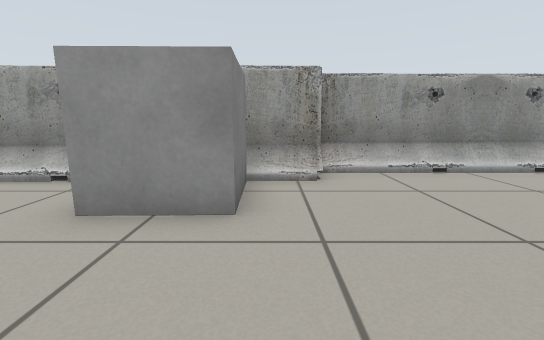
view 1 (above)

12 first-person views from a walk through a world built for the Gazebo simulator. The camera is 0.58 m above the floor, tilts 10° down and sees 90° across. Floor lines are 1 m apart. The floor is counted in squares, 0.5 m on a side. Each view is taken from the middle of a square. On the plan, view 1 faces up. The plan holds only what a view shows up to about 12 squares ahead; the rest is blank. The robots in the file are not drawn.

view 2
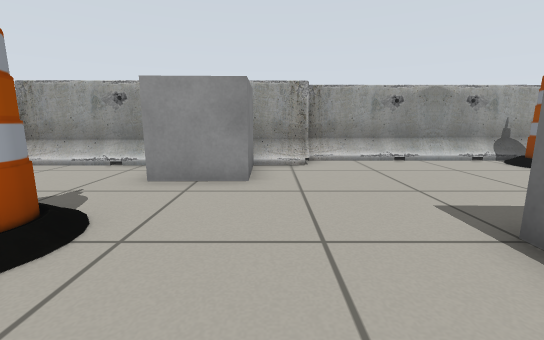

view 3
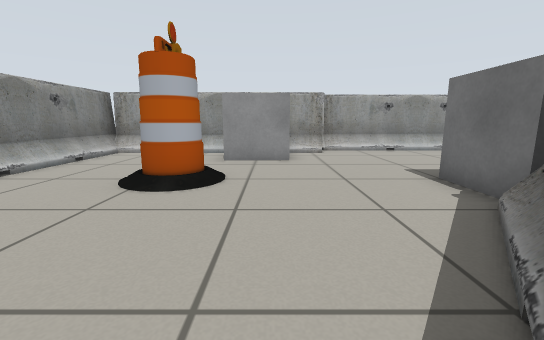

view 4
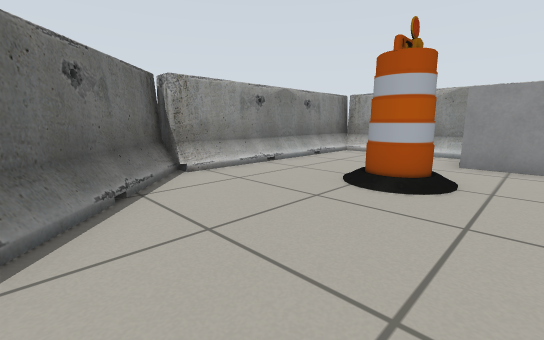

view 5
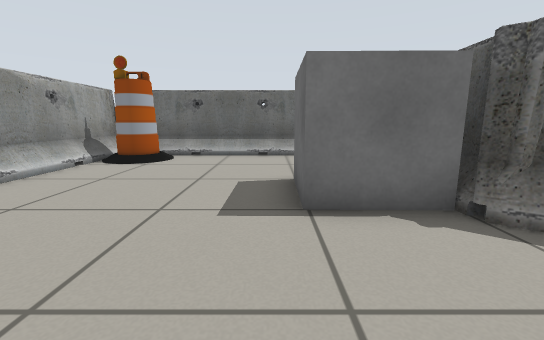

view 6
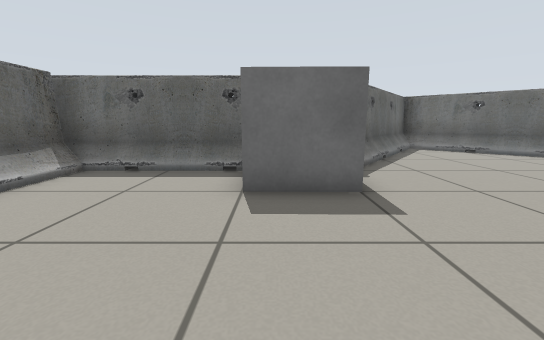

view 7
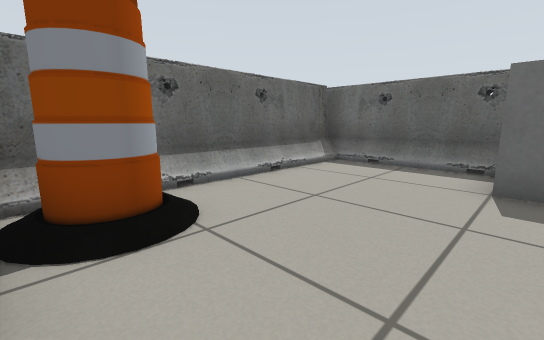

view 8
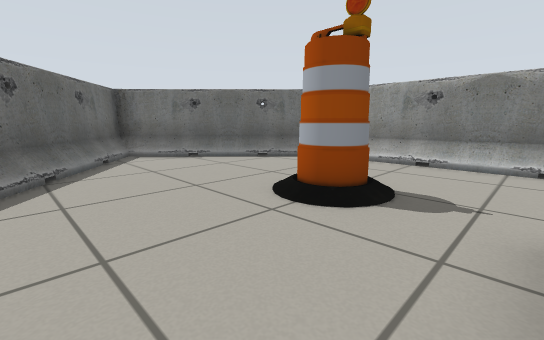

view 9
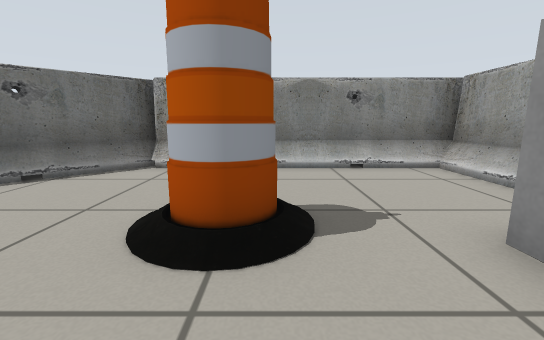

view 10
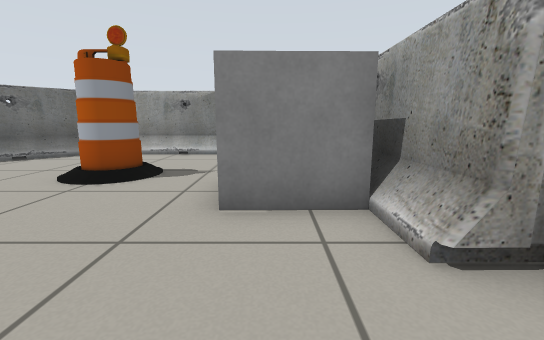

view 11
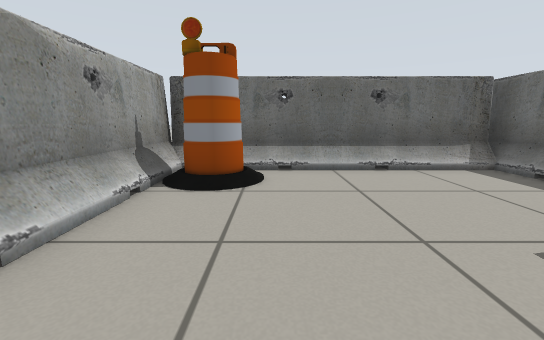

view 12
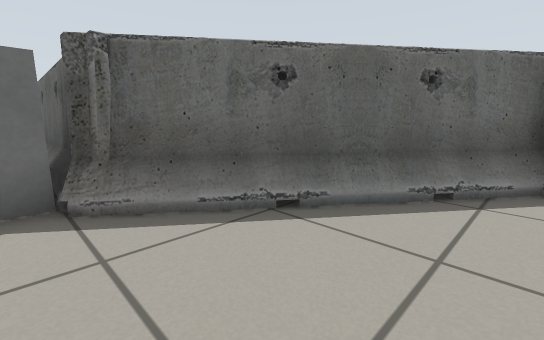

### Floor plan
Key: @ floor where view 1 was taken; . main floor; : floor 0.05 m higher than the main floor; B barrier; G grey box; A barrel.
Columns run from 8 left of view 1 to 10 right of it. Each row starts with its distance up from view 1.
  7          BBBBBBBBB
  6  BBBBBBBBB.....:AB
  5  B....GG.......AAB
  4  B....GG.........B
  3  B...............B
  2  B...............B
  1  B...A...........B
  0  B...A..@..GG....B
 -1  B.........GG....B
 -2 BB........BBBBBBBBB
 -3 BB.......B
 -4  BBB....BB
 -5    BB...B
 -6     BB.BB
 -7      BBB
 -8       B

Where each view was taken, in squares from view 1:
view 1: 0 up, 0 right, facing up
view 2: 2 down, 0 right, facing up
view 3: 5 down, 1 left, facing up
view 4: 5 down, 1 left, facing up-left
view 5: 1 up, 1 left, facing right
view 6: 5 up, 4 right, facing down
view 7: 6 up, 4 right, facing down-right
view 8: 3 up, 1 right, facing down-left
view 9: 1 up, 0 right, facing left
view 10: 4 up, 3 right, facing left
view 11: 4 up, 2 right, facing right
view 12: 1 down, 2 left, facing down-right
